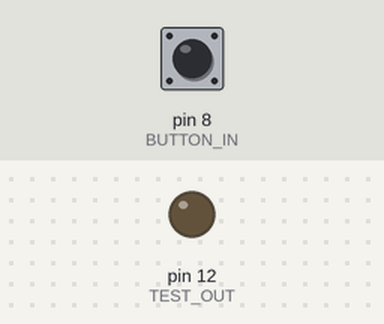
A sketch run on a simulated Arduino Uno, built with avr-gcc and run on an emulated ATmega328P. Shown: output pins drawn as LEDs (lit = HIGH). Dashed ring = blinking. The inputs (shaded band) are chosen by the test bench; at power-on: pin 8 (BUTTON_IN) LOW. What the sketch prints to the serial monitor is not drawn.

Above: at 1.2 s.
1.3 s: pin 8 (BUTTON_IN) pulled HIGH for 0.15 s
At 1.37 s:
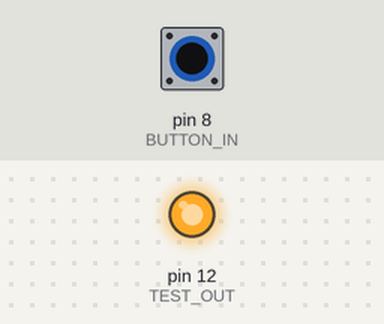
2.9 s: pin 8 (BUTTON_IN) pulled HIGH for 1 s
At 4.6 s:
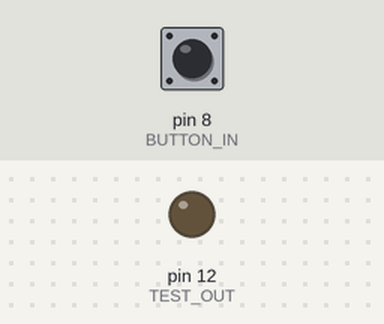
6.9 s: pin 8 (BUTTON_IN) pulled HIGH for 3.2 s
At 8.2 s:
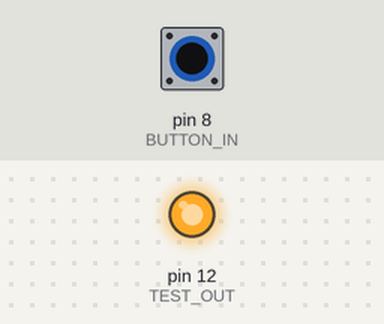
11.6 s: pin 8 (BUTTON_IN) pulsed HIGH 2 times (0.12 s each, 0.3 s apart)
At 11.66 s:
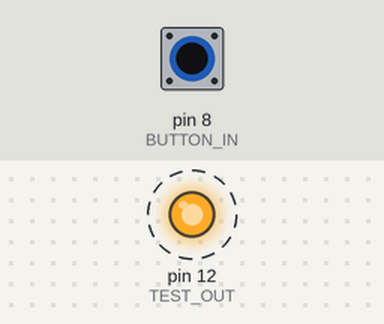
15.2 s: pin 8 (BUTTON_IN) pulsed HIGH 5 times (0.12 s each, 0.3 s apart)
At 17.4 s:
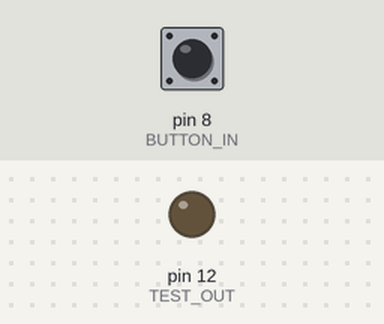
Timing chart, 0 to 18.9 s (numbered marks = the images above; inputs shaded):
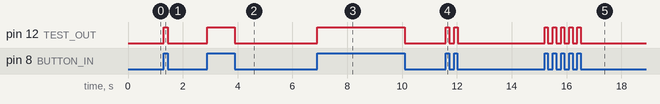

Measured:
- after the input at 1.3 s, pin 12 (TEST_OUT): LOW → HIGH at once, → LOW 0.15 s later
- after the input at 2.9 s, pin 12 (TEST_OUT): LOW → HIGH at once, → LOW 1.0 s later
- after the input at 6.9 s, pin 12 (TEST_OUT): LOW → HIGH at once, → LOW 3.2 s later
- after the input at 11.6 s, pin 12 (TEST_OUT): alternates HIGH for 0.12 s and LOW for 0.18 s, 4 changes in all, then stays LOW, starting at once
- after the input at 15.2 s, pin 12 (TEST_OUT): alternates HIGH for 0.12 s and LOW for 0.18 s, 10 changes in all, then stays LOW, starting at once

The sketch:

main_test.ino
```cpp
/*
 * Test code developp for muscle wire test
 * by Marion Escouteloup
 * @maresc at Github
*/

/***************************/
/***** GLOBAL VARIABLE *****/
/***************************/
/** GLOBAL CONFIGURATION **/
#define BAUDRATE 115200

/** GLOBAL PIN CONFIG **/
#define BUTTON_IN 8
#define TEST_OUT  12

/**
 *
 */

 void set_testMuscleWire(){
  Serial.println("Start of muscle wire test ...");
  int input = digitalRead(BUTTON_IN);
  digitalWrite(TEST_OUT, input);

  if(input == 1)
    Serial.println("UP - inital form");
 }

void setup() {
  Serial.begin(BAUDRATE);
  Serial.println("CONFIGURATION STATUS : in work");

  /*** Input pin - init ***/
  pinMode(BUTTON_IN, INPUT);

  /*** Output pin - init ***/
  pinMode(TEST_OUT, OUTPUT);

  Serial.println("CONFIGURATION STATUS : ok");
}

void loop() {
  set_testMuscleWire();
  delay(1);

}
```
